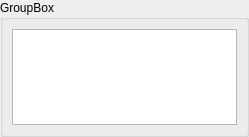
<?xml version="1.0" encoding="UTF-8"?>
<ui version="4.0">
 <class>RegionWidget</class>
 <widget class="QWidget" name="RegionWidget">
  <property name="geometry">
   <rect>
    <x>0</x>
    <y>0</y>
    <width>249</width>
    <height>137</height>
   </rect>
  </property>
  <property name="windowTitle">
   <string>Form</string>
  </property>
  <layout class="QVBoxLayout" name="verticalLayout_2">
   <property name="leftMargin">
    <number>0</number>
   </property>
   <property name="topMargin">
    <number>0</number>
   </property>
   <property name="rightMargin">
    <number>0</number>
   </property>
   <property name="bottomMargin">
    <number>0</number>
   </property>
   <item>
    <widget class="QGroupBox" name="groupBox">
     <property name="title">
      <string>GroupBox</string>
     </property>
     <layout class="QVBoxLayout" name="verticalLayout">
      <item>
       <widget class="QTableWidget" name="list">
        <property name="editTriggers">
         <set>QAbstractItemView::NoEditTriggers</set>
        </property>
        <property name="selectionBehavior">
         <enum>QAbstractItemView::SelectRows</enum>
        </property>
        <property name="showGrid">
         <bool>false</bool>
        </property>
        <property name="gridStyle">
         <enum>Qt::SolidLine</enum>
        </property>
        <property name="wordWrap">
         <bool>false</bool>
        </property>
        <property name="columnCount">
         <number>2</number>
        </property>
        <attribute name="horizontalHeaderVisible">
         <bool>false</bool>
        </attribute>
        <attribute name="verticalHeaderVisible">
         <bool>false</bool>
        </attribute>
        <column/>
        <column/>
       </widget>
      </item>
     </layout>
    </widget>
   </item>
  </layout>
 </widget>
 <resources/>
 <connections/>
</ui>
